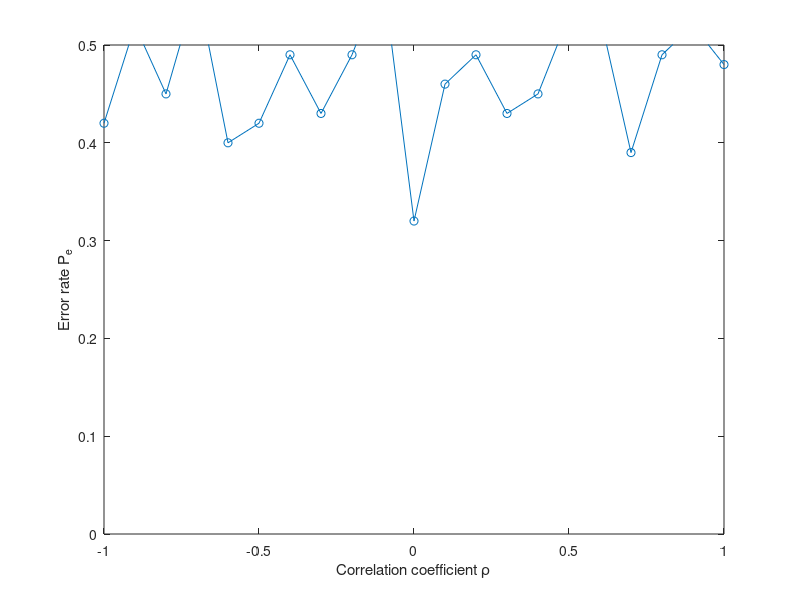

MATLAB code to generate this figure:
% Set parameters
n = 10000; % number of channel symbols
rho_values = -1:0.1:1; % values of rho to be tested
M = 100; % number of Monte Carlo trials for each rho value

% Initialize error rate matrix
Pe = zeros(length(rho_values), 1);

% Loop over rho values
for i = 1:length(rho_values)
    rho = rho_values(i);
    for j = 1:M
        % Generate random bits
        b = randi([0, 1], 1, n);

        % Generate random noise with correlation rho
        w = sqrt(1 - rho^2) * randn(1, n) + rho * randn(1, n);

        % Generate received signal
        y = b + w;

        % Make detection based on correlation coefficient
        if rho == 0
            % Check first component of y
            hat_b = (y(1) > 0);
        else
            % Check sign of y
            hat_b = (sum(sign(y)) > 0);
        end

        % Calculate error rate
        Pe(i) = Pe(i) + (hat_b ~= b(1));
    end

    % Average error rate over Monte Carlo trials
    Pe(i) = Pe(i) / M;
end

% Plot error rate as a function of rho
figure;
plot(rho_values, Pe, 'o-');
xlabel('Correlation coefficient \rho');
ylabel('Error rate P_e');
ylim([0, 0.5]);
